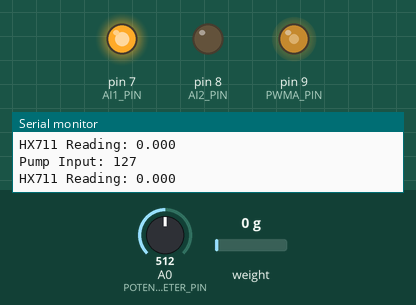
Recording of a sketch running on a simulated Arduino Uno, built with avr-gcc and run on an emulated ATmega328P. Parts: output pins drawn as LEDs (lit = HIGH), the last lines printed to the serial monitor. Inputs (shaded band) come from the test bench; at power-on: A0 (POTENTIOMETER_PIN) = 512, weight on the scale 0 g.

Above: at 2.2 s.
2.3 s: A0 (POTENTIOMETER_PIN) set to 716
At 3.2 s:
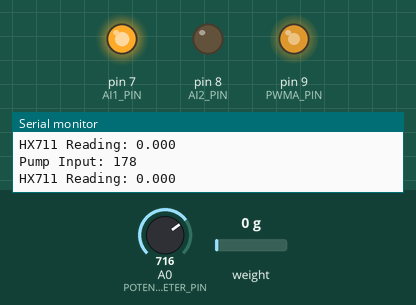
3.8 s: A0 (POTENTIOMETER_PIN) set to 900
At 5.0 s:
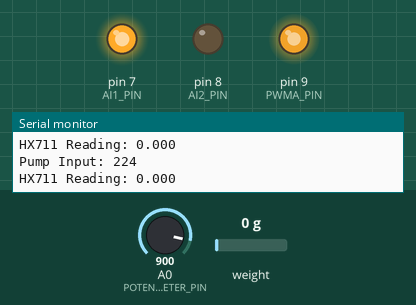
5.3 s: A0 (POTENTIOMETER_PIN) set to 122
At 5.6 s:
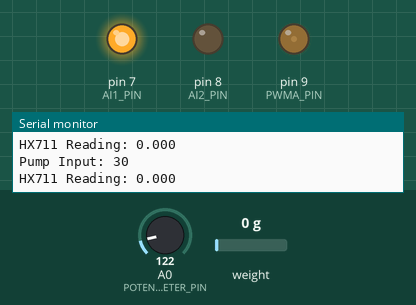
6.8 s: A0 (POTENTIOMETER_PIN) set to 511
At 7.4 s:
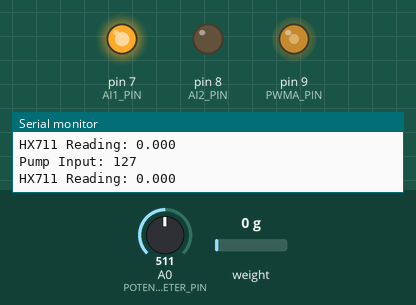
Timing chart, 0 to 9.3 s (numbered marks = the images above; inputs shaded):
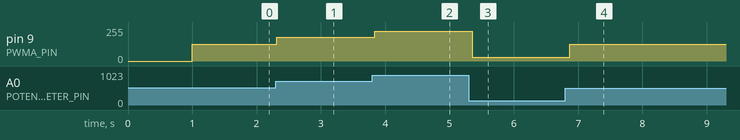

Measured:
- after the input at 2.3 s, pin 9 (PWMA_PIN): 127/255 → 178/255 at once
- after the input at 3.8 s, pin 9 (PWMA_PIN): 178/255 → 224/255 at once
- after the input at 5.3 s, pin 9 (PWMA_PIN): 224/255 → 30/255 after 0.05 s
- after the input at 6.8 s, pin 9 (PWMA_PIN): 30/255 → 127/255 after 0.07 s

The sketch:

Fundamentals.ino
```cpp
#include "HX711.h"

HX711 scale;

// HX711 circuit wiring
const int LOADCELL_DOUT_PIN = 2;
const int LOADCELL_SCK_PIN = 3;

const int PWMA_PIN = 9;
const int AI2_PIN = 8;
const int AI1_PIN = 7;
//const int STBY_PIN = 5; // This used to be pin 2, now it is 5 so that weight sensor doesn't need changes from default pins [Not Tested]

const int POTENTIOMETER_PIN = A0;

void setup() {
  Serial.begin(57600);
  pinMode(PWMA_PIN, OUTPUT);
  pinMode(AI2_PIN, OUTPUT);
  pinMode(AI1_PIN, OUTPUT);
  //pinMode(STBY_PIN, OUTPUT);

  //digitalWrite(STBY_PIN, HIGH);

  // Forward rotation
  digitalWrite(AI1_PIN, HIGH);
  digitalWrite(AI2_PIN, LOW);

  scale.begin(LOADCELL_DOUT_PIN, LOADCELL_SCK_PIN);
  scale.set_scale(2280.f);
  scale.tare();
}

void loop() {
  int raw_input = analogRead(POTENTIOMETER_PIN);
  int pump_input = map(raw_input, 0, 1023, 0, 255); // [NOTE] Using 3.3 V on the potentiometer rather than 5 V so max value around 700 not 1023.
  Serial.print("Pump Input: ");
  Serial.println(pump_input);

  analogWrite(PWMA_PIN, pump_input);

  while (scale.is_ready() == 0) { }
  Serial.print("HX711 Reading: ");
  Serial.println(scale.get_units(), 3);
}
```
